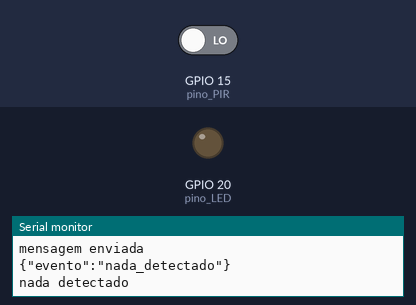
Bench run of a sketch on a simulated ESP32. On the bench: output pins drawn as LEDs (lit = HIGH), the last lines printed to the serial monitor. The test bench sets the inputs (shaded band); at power-on: GPIO 15 (pino_PIR) LOW. WiFi joins after 1.5 s; servers stay silent unless stated; random numbers use the default seed unless the sketch sets one; no MQTT or app messages arrive unless stated.

Above: at 3.8 s.
3.9 s: GPIO 15 (pino_PIR) driven HIGH
At 4.9 s:
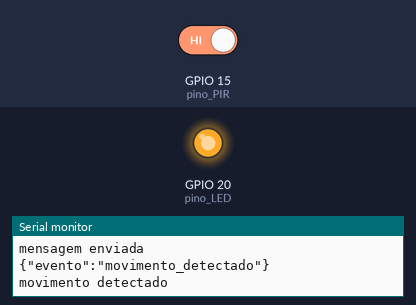
Timing chart, 0 to 6.9 s (numbered marks = the images above; inputs shaded):
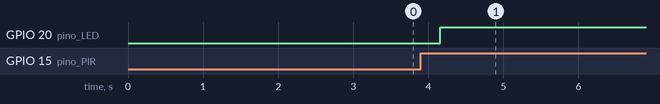

The sketch:

AT04_Vinicius_Angelo_Publisher.ino
```cpp
#include <WiFi.h>
#include <PubSubClient.h>
#include <ArduinoJson.h>

const String SSID = "Vini@@";
const String PSWD = "viniciusA";

const String brokerUrl = "test.mosquitto.org";              //URL do broker (servidor)
const int port = 1883;                                      //Porta do broker (servidor)

const String topic_1 = "Carrinho/Cheios/1";
WiFiClient espClient;
PubSubClient mqttClient(espClient);
void scanLocalworks();
void connectLocalworks();
void connectBroker();
// MQTT
byte pino_PIR = 15;
byte leitura_PIR = 0; //Variável para armazenar a leitura do sensor
const byte pino_LED = 20;
//PIR

String evento ="";
unsigned long atual_ciclo = 0;
bool estado_millis = false;
byte ciclo = 0;
byte alerta = 0;
//VARIAVEIS
void setup() {
  // put your setup code here, to run once:
  Serial.begin(115200);
  pinMode(pino_PIR,INPUT);
  pinMode(pino_LED, OUTPUT);
  digitalWrite(pino_LED, LOW);

}

void loop() {
  unsigned long atual = millis();
  // put your main code here, to run repeatedly:
  if(atual - atual_ciclo > 400 && estado_millis == true ){
  atual_ciclo = atual;
  estado_millis = false;
  leitura_PIR = digitalRead(pino_PIR);
  if(leitura_PIR == HIGH){

    Serial.println("movimento detectado");
    evento = "movimento_detectado";
    digitalWrite(pino_LED, HIGH);
    delay(500);
    alerta = alerta +1;
  } else if(alerta >4){
    pisca_pisca();
    delay(500);
    pisca_pisca();
    Serial.println("movimento insistente");
    evento = "movimento_insistente";
  }else{
    Serial.println("nada detectado");
    evento = "nada_detectado";
    delay(100);

  }

  StaticJsonDocument<200>doc;
    doc["evento"] = evento;
     char buffer[200];
    serializeJson(doc,buffer);

//JSON - ENVIAR
    mqttClient.publish("Carrinho/Cheios/1",buffer);
    Serial.println("mensagem enviada");
    Serial.println(buffer);
    if(WiFi.status() != WL_CONNECTED){
      Serial.print("Conexão Perdida\n");
      connectLocalworks();
    }
    if(!mqttClient.connected()){
      Serial.println("Erro de Conexão no Broker");
      connectBroker();
    }
    mqttClient.loop();
  }
  ciclo= ciclo +1;
  if(ciclo > 15 ){
    alerta = 0;
    ciclo = 0;
    delay(10);
  }
  estado_millis = true;
  delay(100);
}
void connectLocalworks(){
  Serial.println("Iniciando conexão com rede WiFi");

  while (WiFi.status() != WL_CONNECTED){
    WiFi.begin(SSID,PSWD);
    Serial.print(".");
    delay(2000);
  }
  Serial.println("\nConectado!");
}
void scanLocalworks(){
  Serial.println("Iniciando Scan de redes Wi- Fi");
  int number = WiFi.scanNetworks();
  delay (500);
  if(number == -1)  {
    Serial.println("ERRO!. Não deu boa");
  }
  else{
    for(int net = 0; net < number; net++){
      Serial.printf("cont: %d", net);
      Serial.printf("---- %d - %s | %d db\n",net,WiFi.SSID(net),WiFi.RSSI(net));

    }

  }
}
void connectBroker(){
  Serial.println("Conectando ao broker");
  mqttClient.setServer(brokerUrl.c_str(), port);
  String userId = "ESP-alves9";
  userId += String(random(0xffff), HEX);

  while(!mqttClient.connected()){
    mqttClient.connect(userId.c_str());
    Serial.println(".");
    delay(200);
  }
    mqttClient.subscribe("Carrinho/Cheios/2");
    mqttClient.setCallback(callback);
    Serial.print("Conectado com sucesso!");
  }
  void callback(char* topic, byte* payload, unsigned long length){
  String resposta = "";
  for(int i = 0; i < length;i++){
    // ele vai pegar um byte e  e transformar em letra
    resposta += (char) payload[i];
  }
 StaticJsonDocument<200>doc;
 DeserializationError error = deserializeJson(doc, resposta);
  if(!error){

    String limiar = doc["comando"];
    Serial.println("...");
    if(limiar == "reset"){
      digitalWrite(pino_LED, LOW);
      delay(500);
      Serial.println("Led Desligado");
    }

}
}
void pisca_pisca(){
  digitalWrite(pino_LED,HIGH);
  delay(500);
  digitalWrite(pino_LED,LOW);
  delay(500);
  digitalWrite(pino_LED,HIGH);
  delay(500);
  digitalWrite(pino_LED,LOW);
  delay(500);
  digitalWrite(pino_LED,HIGH);
  delay(500);
  digitalWrite(pino_LED,LOW);
  delay(500);
}
```

Measured:
- after the input at 3.9 s, GPIO 20 (pino_LED): LOW → HIGH after 0.26 s
